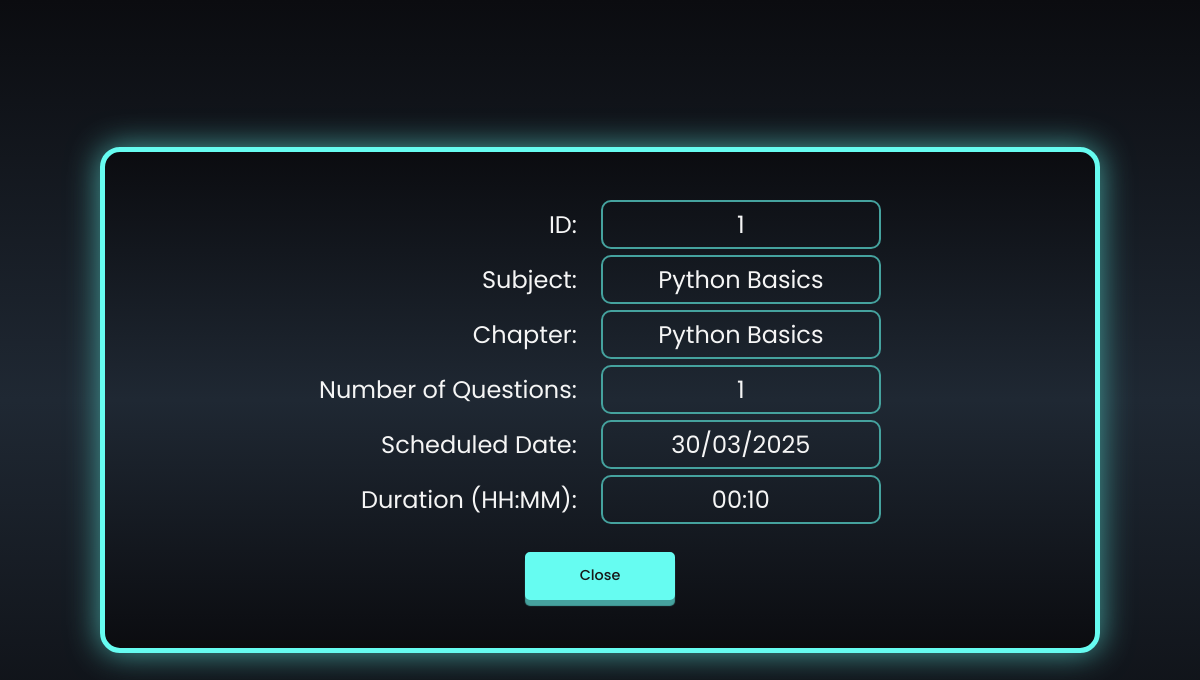
The page /quiz_detail/1 on the database as committed earlier.
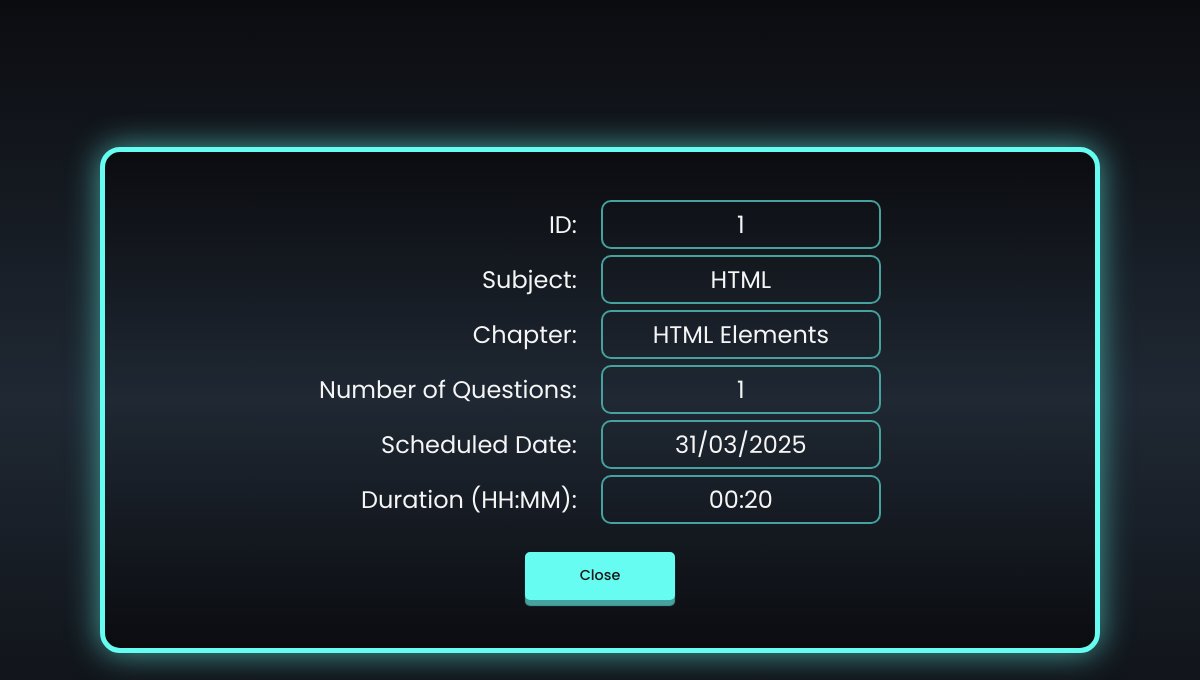
The same page on the database as committed later.
### models/models.py (models this page shows)
class Subject(db.Model):
  id = db.Column(db.Integer, primary_key=True, nullable=False)
  name = db.Column(db.String(50), unique=True, nullable=False)
  description = db.Column(db.String(120), nullable=False)
  chapters = db.relationship('Chapter', backref='subject', cascade="all, delete-orphan")

class Chapter(db.Model):
  id = db.Column(db.Integer, primary_key=True, nullable=False)
  name = db.Column(db.String(50), unique=True, nullable=False)
  description = db.Column(db.String(120), nullable=False)
  subject_id = db.Column(db.Integer, db.ForeignKey('subject.id'), nullable=False)
  questions = db.relationship('Question', backref='chapter', cascade="all, delete-orphan")
  quizes = db.relationship('Quiz', backref='chapter', cascade = "all, delete-orphan")

class Quiz(db.Model):
  id = db.Column(db.Integer, primary_key=True, nullable= False)
  chapter_id = db.Column(db.Integer, db.ForeignKey('chapter.id'), nullable=False)
  date_of_quiz = db.Column(db.Date(), nullable=False)
  time_duration = db.Column(db.Integer(), nullable=False)
  scores = db.relationship('Scores', backref='quiz', cascade="all, delete-orphan")
  questions = db.relationship('Question', backref = 'quiz', cascade = "all, delete-orphan")

### controllers/routes.py (the view)
@login_required
@app.route('/quiz_detail/<int:quiz_id>')
def quiz_detail(quiz_id):
    quiz = Quiz.query.filter_by(id = quiz_id).first()
    return render_template('quiz_detail.html', quiz = quiz)

### templates/quiz_detail.html (shortened to what this page needs)
{% extends 'base.html' %}
{% block content %}
    <div class="quiz-detail">
        <div><label>ID:</label> <p>{{quiz.id}}</p></div>
        <div><label>Subject:</label> <p>{{quiz.chapter.subject.name}}</p></div>
        <div><label>Chapter:</label> <p>{{quiz.chapter.name}}</p></div>
        <div><label>Number of Questions:</label> <p>{{quiz.questions|length}}</p></div>
        <div><label>Scheduled Date:</label> <p>{{quiz.date_of_quiz.strftime("%d/%m/%Y")}}</p></div>
        <div><label>Duration (HH:MM):</label> <p>{{quiz.time_duration}}</p></div>
        <a class="button" href="{{ url_for('user_dashboard' ) }}">Close</a>
    </div>
{% endblock %}

Rows that differ between the two databases and show on the page:
changed Quiz id 1: date_of_quiz "30/03/2025" → "31/03/2025"; time_duration "00:10" → "00:20"
changed Subject: chapter.subject.name "Python Basics" → "HTML"
changed Chapter: chapter.name "Python Basics" → "HTML Elements"
